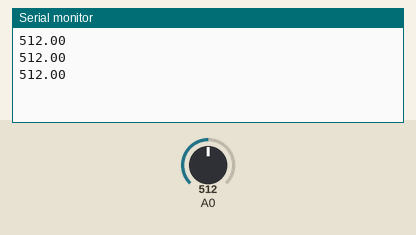
Simulated run of this sketch. Board: ESP8266 (NodeMCU). Parts: the last lines printed to the serial monitor. Inputs (shaded band) come from the test bench; at power-on: A0 = 512.

Above: at 1.3 s.
1.4 s: A0 set to 716
At 1.9 s:
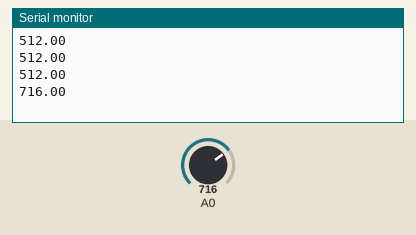
2.9 s: A0 set to 900
At 3.4 s:
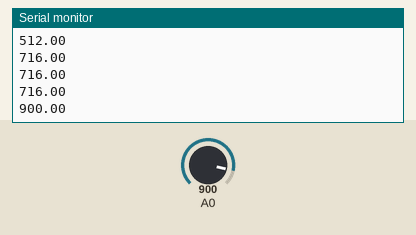
Timing chart, 0 to 5.9 s (numbered marks = the images above; inputs shaded):
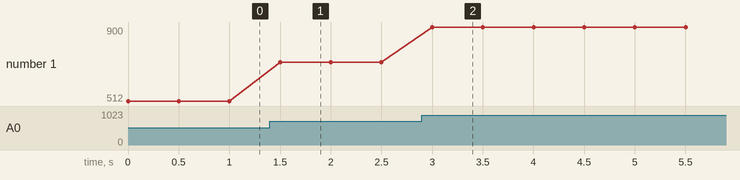

Measured:
- after the input at 1.4 s, the serial monitor: prints a new line after 0.10 s (image 1)
- after the input at 2.9 s, the serial monitor: prints a new line after 0.10 s (image 2)
- plotted number 1: 512 → 716 after the input at 1.4 s, 716 → 900 after the input at 2.9 s

The sketch:

sketch_feb26a.ino
```cpp
#include <MQ135.h>

#include <DHT.h>
#include <DHT_U.h>

#define DHTPIN D7
#define DHTTYPE DHT22
MQ135 air(A0);
DHT dht(DHTPIN, DHTTYPE);
void setup(){
  pinMode(A0,INPUT);
  pinMode(D0,INPUT);
  Serial.begin(9600);
  dht.begin();
}
int i=0;
void loop(){
  float airquality = analogRead(A0);

  Serial.println(airquality);
  delay(500);
}
```
